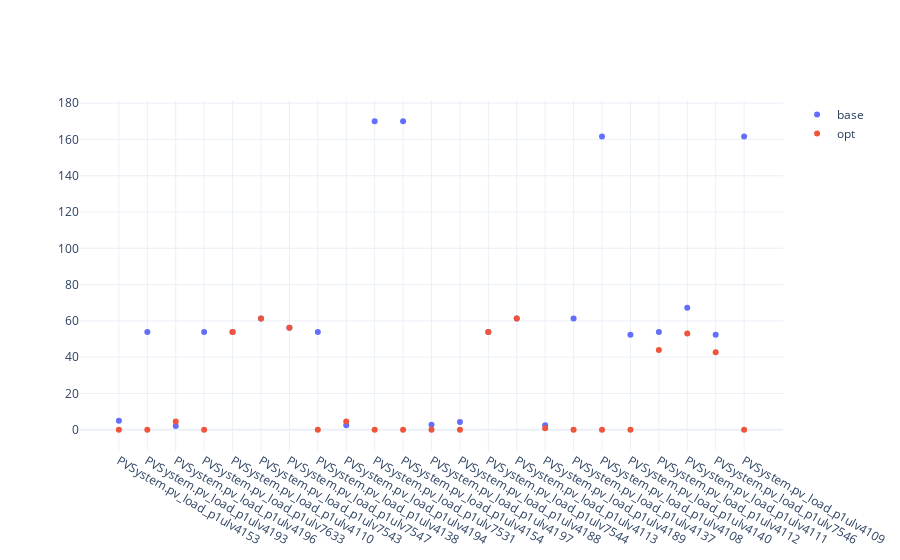

The code cell stored with this chart in its notebook:
### Code cell
true = pv_true.loc[ts]
est = pv_est.loc[ts]

fig = make_subplots(rows=1, cols=1)
fig.add_trace(go.Scatter(name="base", x=true.index, y=true.values.real, mode="markers"), row=1, col=1)
fig.add_trace(
    go.Scatter(name="opt", x=est.index, y=est.values.real, mode="markers"), row=1, col=1
)
fig.update_layout(template="plotly_white")
fig.show()

### Figure 1 — Plotly figure (JSON) as saved in the notebook; plotly's stock layout.template omitted (floating-point values rounded to 4 significant figures)
{"data": [{"mode": "markers", "name": "base", "type": "scatter", "x": ["PVSystem.pv_load_p1ulv4153", "PVSystem.pv_load_p1ulv4193", "PVSystem.pv_load_p1ulv4196", "PVSystem.pv_load_p1ulv7633", "PVSystem.pv_load_p1ulv4110", "PVSystem.pv_load_p1ulv7543", "PVSystem.pv_load_p1ulv7547", "PVSystem.pv_load_p1ulv4138", "PVSystem.pv_load_p1ulv4194", "PVSystem.pv_load_p1ulv7531", "PVSystem.pv_load_p1ulv4154", "PVSystem.pv_load_p1ulv4197", "PVSystem.pv_load_p1ulv4188", "PVSystem.pv_load_p1ulv7544", "PVSystem.pv_load_p1ulv4113", "PVSystem.pv_load_p1ulv4189", "PVSystem.pv_load_p1ulv4137", "PVSystem.pv_load_p1ulv4108", "PVSystem.pv_load_p1ulv4140", "PVSystem.pv_load_p1ulv4112", "PVSystem.pv_load_p1ulv4111", "PVSystem.pv_load_p1ulv7546", "PVSystem.pv_load_p1ulv4109"], "xaxis": "x", "y": [4.906, 53.89, 2.056, 53.89, 53.89, 61.33, 56.25, 53.89, 2.42, 170.0, 170.0, 2.694, 4.189, 53.89, 61.33, 2.517, 61.33, 161.7, 52.36, 53.89, 67.18, 52.36, 161.7], "yaxis": "y"}, {"mode": "markers", "name": "opt", "type": "scatter", "x": ["PVSystem.pv_load_p1ulv4109", "PVSystem.pv_load_p1ulv4110", "PVSystem.pv_load_p1ulv4111", "PVSystem.pv_load_p1ulv4112", "PVSystem.pv_load_p1ulv4113", "PVSystem.pv_load_p1ulv4137", "PVSystem.pv_load_p1ulv4138", "PVSystem.pv_load_p1ulv7543", "PVSystem.pv_load_p1ulv4140", "PVSystem.pv_load_p1ulv7633", "PVSystem.pv_load_p1ulv4197", "PVSystem.pv_load_p1ulv4193", "PVSystem.pv_load_p1ulv4194", "PVSystem.pv_load_p1ulv4196", "PVSystem.pv_load_p1ulv7544", "PVSystem.pv_load_p1ulv7546", "PVSystem.pv_load_p1ulv7547", "PVSystem.pv_load_p1ulv4153", "PVSystem.pv_load_p1ulv4154", "PVSystem.pv_load_p1ulv7531", "PVSystem.pv_load_p1ulv4108", "PVSystem.pv_load_p1ulv4189", "PVSystem.pv_load_p1ulv4188"], "xaxis": "x", "y": [6.804e-07, 53.89, 53.01, 43.94, 61.33, 6.804e-07, 6.804e-07, 61.33, 6.806e-07, 6.805e-07, 6.805e-07, 6.804e-07, 4.475, 4.475, 53.89, 42.73, 56.25, 8.828e-07, 0.001144, 0.001144, 0.005149, 0.8391, 0.0003227], "yaxis": "y"}], "layout": {"autosize": true, "xaxis": {"anchor": "y", "autorange": true, "domain": [0, 1], "range": [-1.42, 23.42], "type": "category"}, "yaxis": {"anchor": "x", "autorange": true, "domain": [0, 1], "range": [-23.58, 193.6], "type": "linear"}}}
